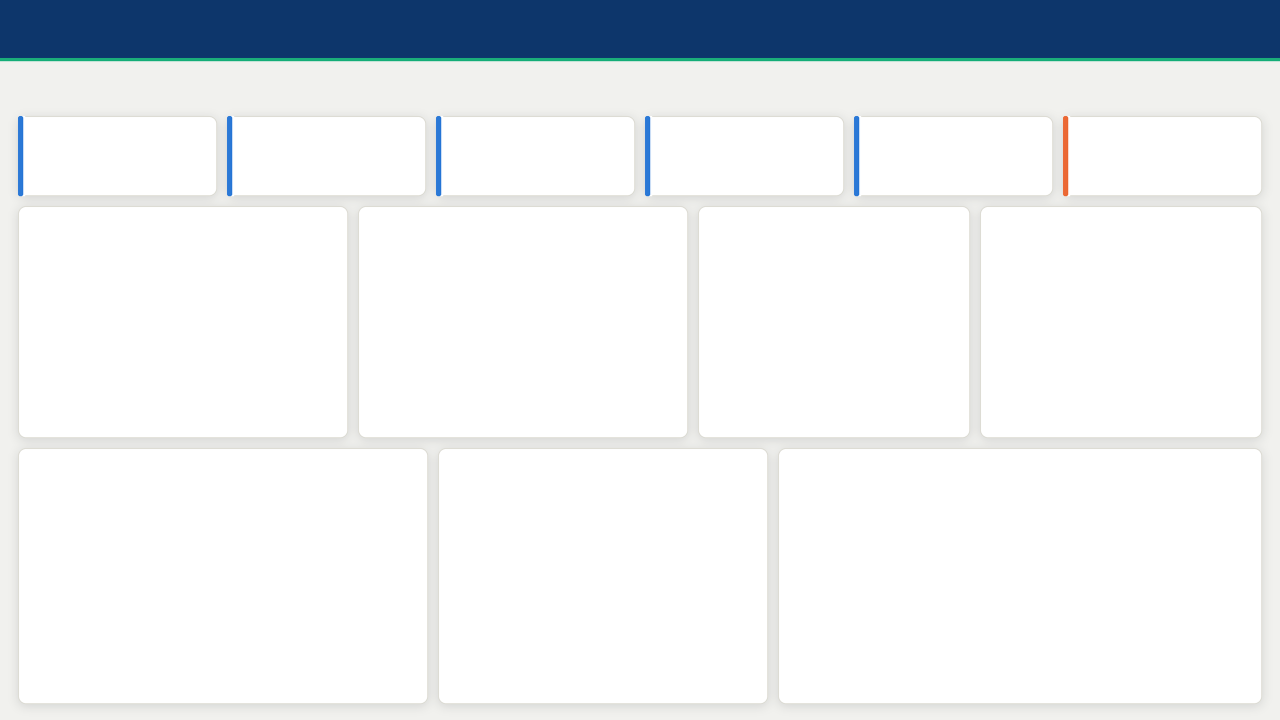
#> input picture powerbi/design/background_P1_pipeline.png, 2560 x 1440 px (shown at 1/2 size); its folder holds 2 pictures in this run
$ python make_layout_maps.py
#> lines starting #> are read from the running program, lines starting #| are printed output that depends on the picture
### powerbi/layout_spec.py
"""Pixel layout for both report pages (canvas 1280 x 720). Single source for backgrounds, layout maps and the guide tables."""
W, H = 1280, 720
NAVY, PLANE, CARD, BORDER = "#0d366b", "#f1f1ee", "#ffffff", "#dcdbd3"
BLUE, ORANGE, AQUA, VIOLET, GRAY = "#2a78d6", "#eb6834", "#1baf7a", "#6250d6", "#b7b6ac"

def kpi(i, y=116, w=199, h=80): return (18 + 209 * i, y, w, h)

PAGES = {
 "P1": dict(name="Pipeline", title="Revenue Pipeline", subtitle="Sales pipeline, deal health and conversion",
   panels=[(*kpi(i), c) for i, c in enumerate([BLUE, BLUE, BLUE, BLUE, BLUE, ORANGE])] + [
     (18, 206, 330, 232, None), (358, 206, 330, 232, None), (698, 206, 272, 232, None), (980, 206, 282, 232, None),
     (18, 448, 410, 256, None), (438, 448, 330, 256, None), (778, 448, 484, 256, None)],
   visuals=[
     ("S1", "Slicer (dropdown)", "Region", (18, 64, 200, 44)), ("S2", "Slicer (dropdown)", "Industry", (228, 64, 230, 44)),
     ("T1", "Card (text measure)", "Model note", (470, 64, 792, 44)),
     ("K1", "Card", "Open pipeline", kpi(0)), ("K2", "Card", "Weighted pipeline", kpi(1)), ("K3", "Card", "Win rate (12 months)", kpi(2)),
     ("K4", "Card", "Sales cycle (days)", kpi(3)), ("K5", "Card", "Velocity ($ per day)", kpi(4)), ("K6", "Card", "Stalled pipeline", kpi(5)),
     ("V1", "Funnel", "Lead-to-win funnel", (18, 206, 330, 232)), ("V2", "Stacked bar", "Open pipeline by stage", (358, 206, 330, 232)),
     ("V3", "Clustered column", "Lead score vs conversion", (698, 206, 272, 232)), ("V4", "Clustered bar", "Win rate: competitor in the deal", (980, 206, 282, 232)),
     ("V5", "Column chart", "New ARR booked by month", (18, 448, 410, 256)), ("V6", "Clustered bar", "Win rate by sales rep", (438, 448, 330, 256)),
     ("V7", "Table", "Stalled deals to review", (778, 448, 484, 256))]),
 "P2": dict(name="Customers", title="Customer Health and Retention", subtitle="Revenue, retention and the accounts that need attention",
   panels=[(*kpi(i), c) for i, c in enumerate([BLUE, BLUE, BLUE, BLUE, ORANGE, AQUA])] + [
     (18, 206, 400, 232, None), (428, 206, 400, 232, None), (838, 206, 424, 232, None),
     (18, 448, 700, 256, None), (728, 448, 260, 256, None), (998, 448, 264, 256, None)],
   visuals=[
     ("S1", "Slicer (dropdown)", "Region", (18, 64, 170, 44)), ("S2", "Slicer (dropdown)", "Industry", (196, 64, 200, 44)),
     ("S3", "Slicer (dropdown)", "Plan tier", (404, 64, 150, 44)), ("S4", "Slicer (dropdown)", "Segment", (562, 64, 190, 44)),
     ("T1", "Card (text measure)", "Model note", (764, 64, 498, 44)),
     ("K1", "Card", "Active ARR", kpi(0)), ("K2", "Card", "Net revenue retention", kpi(1)), ("K3", "Card", "Gross revenue retention", kpi(2)),
     ("K4", "Card", "Customer (logo) retention", kpi(3)), ("K5", "Card", "Expected ARR loss (90 days)", kpi(4)),
     ("K6", "Card", "Expected expansion (90 days)", kpi(5)),
     ("V1", "Waterfall", "ARR bridge, last 12 months", (18, 206, 400, 232)), ("V2", "Area chart", "ARR over time", (428, 206, 400, 232)),
     ("V3", "Scatter", "Churn risk vs expansion potential", (838, 206, 424, 232)),
     ("V4", "Table", "Customers to act on first", (18, 448, 700, 256)), ("V5", "Clustered bar", "Why this churn score", (728, 448, 260, 256)),
     ("V6", "Clustered bar", "Why this expansion score", (998, 448, 264, 256))]),
}

HEADER = [("H", "Text boxes: title and subtitle", (24, 8, 420, 44)), ("NAV", "Page navigator", (560, 14, 290, 32)),
          ("A", "Card: as-of label", (858, 14, 296, 32)), ("R", "Button: Clear all slicers", (1162, 14, 98, 32))]

### powerbi/make_layout_maps.py
"""Numbered layout maps: each visual's box with its number, matching the coordinate tables in the guide."""
import matplotlib; matplotlib.use("Agg")
import matplotlib.pyplot as plt
from matplotlib.patches import Rectangle
from layout_spec import *
for page, P in PAGES.items():
    fig = plt.figure(figsize=(12.8, 7.2), dpi=100); ax = fig.add_axes([0, 0, 1, 1]); ax.set_xlim(0, W); ax.set_ylim(H, 0); ax.axis("off")
    ax.imshow(plt.imread(f"design/background_{page}_{P['name'].lower()}.png"), extent=[0, W, H, 0], aspect="auto", alpha=0.55)
    for hid, nm, (x, y, w, h) in HEADER:
        ax.add_patch(Rectangle((x, y), w, h, fc="none", ec="#d03b3b", lw=1.5, ls="--"))
        ax.text(x + 5, y + h / 2, f"{hid}  {nm}  x{x} y{y} w{w} h{h}", color="#d03b3b", fontsize=6.8, va="center", fontweight="bold")
    for vid, typ, nm, (x, y, w, h) in P["visuals"]:
        ax.add_patch(Rectangle((x, y), w, h, fc="#2a78d6", alpha=0.10, ec="#2a78d6", lw=1.4))
        if h < 60 and not vid.startswith("K"):
            ax.text(x + 6, y + h / 2, f"{vid}  {nm}  x{x} y{y} w{w} h{h}", fontsize=6.8, color="#0d366b", va="center", fontweight="bold")
        else:
            ax.text(x + 6, y + 12, vid, fontsize=10, fontweight="bold", color="#0d366b", va="center")
            ax.text(x + 6, y + 27, nm, fontsize=7, color="#0b0b0b", va="top", wrap=True)
            ax.text(x + 6, y + h - 8, f"{typ}\nx{x} y{y} w{w} h{h}", fontsize=6.3, color="#52514e", va="bottom")
    fig.savefig(f"design/layout_map_{page}_{P['name'].lower()}.png", dpi=110); plt.close(fig)
#> after `fig.savefig(f"design/layout_map_{page}_{P['name'].lower()}.png", dpi=1`:
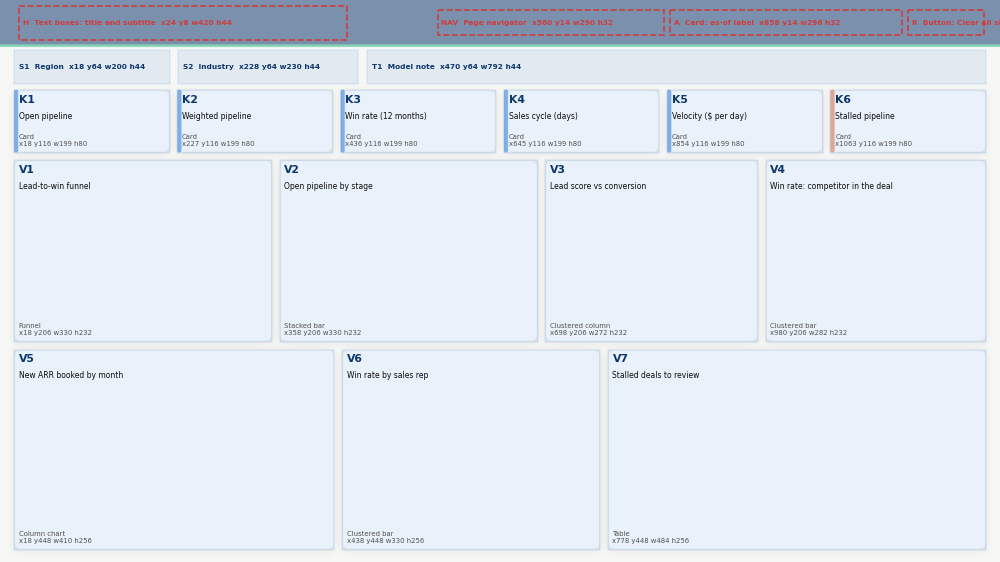
#> figure drawn by matplotlib, 1 panel
#> pass 2 of the loop `for page, P in PAGES.items():`:
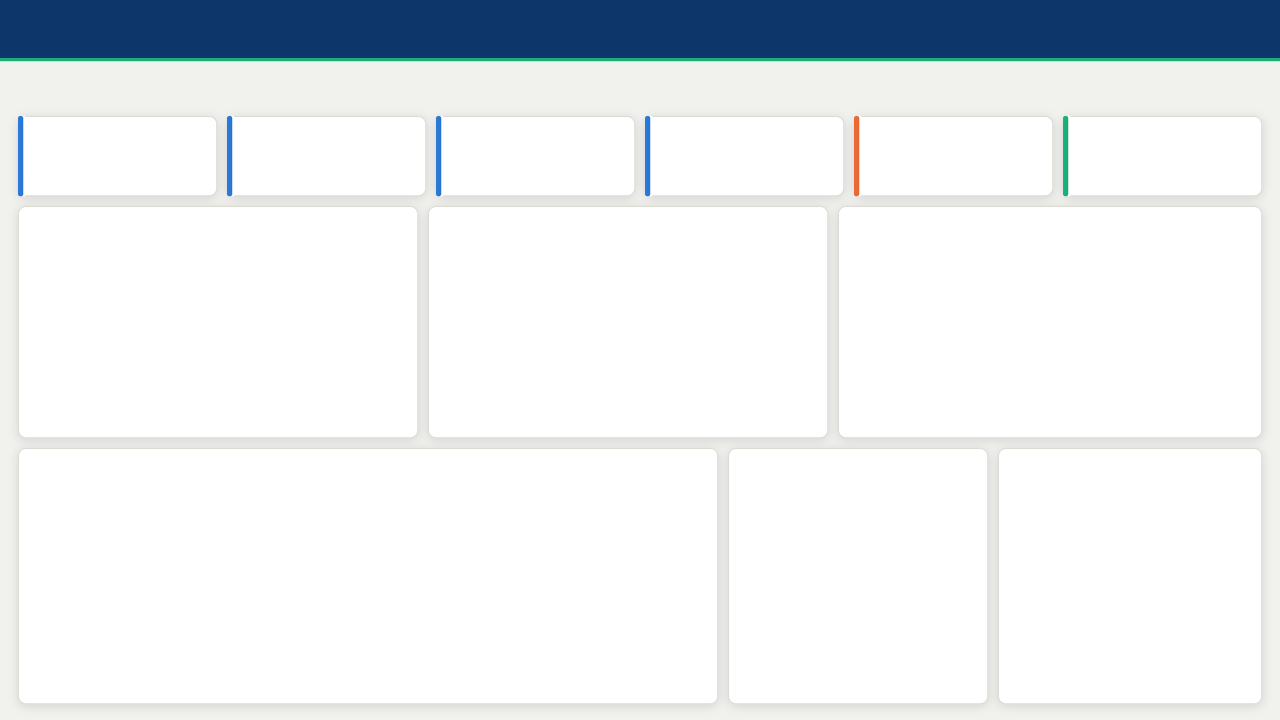
#> input picture powerbi/design/background_P2_customers.png, 2560 x 1440 px (shown at 1/2 size)
#> `fig.savefig(f"design/layout_map_{page}_{P['name'].lower()}.png", dpi=1`:
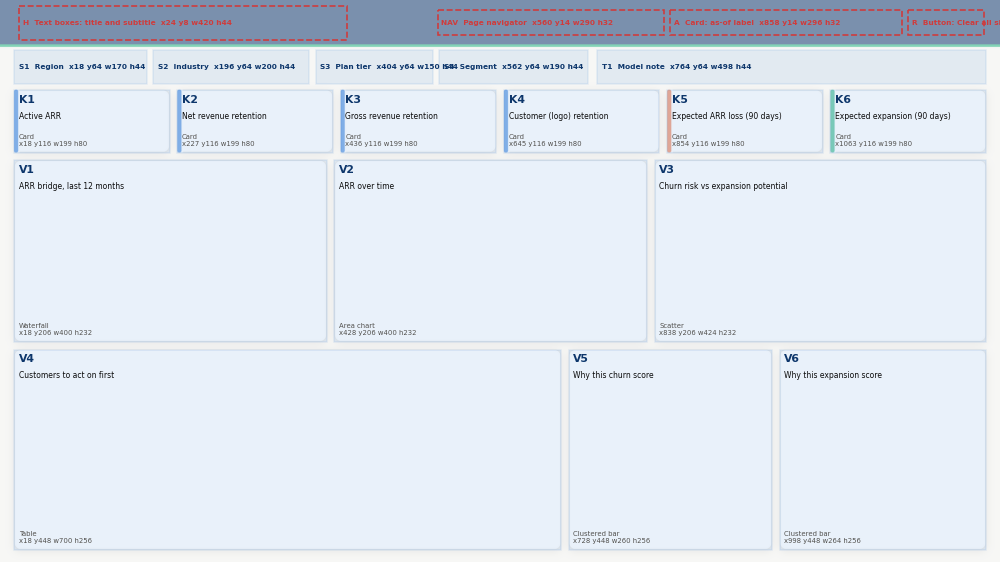
#> figure drawn by matplotlib, 1 panel
print("ok")
